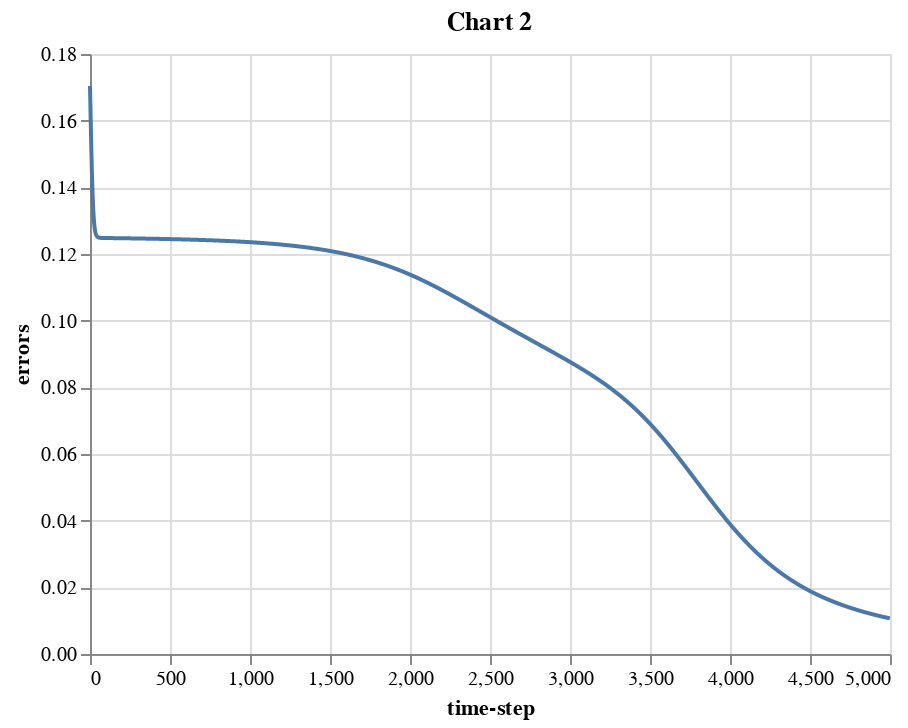

This figure's notebook cell:
### Code cell
'''
CODE IMPLEMENTATION

We will implement a multilayer-perceptron with one hidden layer by translating
all our equations into code. One important thing to consider is that we won’t
implement all the loops that the summation notation implies. Loops are known
for being highly inefficient computationally, so we want to avoid them.
Fortunately, we can use matrix operations to achieve the exact same result.
This means that all the computations will be “vectorized”. If you are not
familiar with vectorization you just need to know that instead of looping over
each row in our training dataset we compute the outcome for each row all at
once using linear algebra operations. This makes computation in neural networks
highly efficient compared to using loops. To do this, I’ll only use NumPy which
is the most popular library for matrix operations and linear algebra in Python.
Remember that we need to computer the following operations in order:

-linear function aggregation z
-sigmoid function activation a
-cost function (error) calculation E
-derivative of the error w.r.t. the weights w and bias b in the (L) layer
-derivative of the error w.r.t. the weights w and bias b in the (L−1) layer
-weight and bias update for the (L) layer
-weight and bias update for the (L−1) layer

Those operations over the entire dataset comprise a single “iteration” or “epoch”.
Generally, we need to perform multiple repetitions of that sequence to train the
weights. That loop can’t be avoided unfortunately and will be part of the “fit”
function.
'''

#Inicialize os parâmetros de treinamento:
import numpy as np
def init_parameters(n_features, n_neurons, n_output):
    """generate initial parameters sampled from an uniform distribution
    
    Args:
        n_features (int): number of feature vectors 
        n_neurons (int): number of neurons in hidden layer
        n_output (int): number of output neurons
    
    Returns:
        parameters dictionary:
            W1: weight matrix, shape = [n_features, n_neurons]
            b1: bias vector, shape = [1, n_neurons]
            W2: weight matrix, shape = [n_neurons, n_output]
            b2: bias vector, shape = [1, n_output]
    """
    
    np.random.seed(100) # para reprodutibilidade
    W1 = np.random.uniform(size=(n_features,n_neurons))
    b1 = np.random.uniform(size=(1,n_neurons))
    W2 = np.random.uniform(size=(n_neurons,n_output))
    b2 = np.random.uniform(size=(1,n_output))
    
    parameters = {"W1": W1,
                  "b1": b1,
                  "W2": W2,
                  "b2": b2}
    
    return parameters
    
'''
Backpropagation is very sensitive to the initialization of parameters. For
instance, in the process of writing this tutorial I learned that this particular
network has a hard time finding a solution if I sample the weights from a normal
distribution with mean = 0 and standard deviation = 0.01, but it does much better
sampling from a uniform distribution. In any case, it is common practice to
initialize the values for the weights and biases to some small values.
'''


# Compute z: linear function
def linear_function(W, X, b):
    """computes net input as dot product
    
    Args:
        W (ndarray): weight matrix
        X (ndarray): matrix of features
        b (ndarray): vector of biases
        
    Returns:
        Z (ndarray): weighted sum of features
    """
    
    return (X @ W)+b

# Compute a: sigmoid activation function
def sigmoid_function(Z):
    """computes sigmoid activation element wise
    
    Args:
        Z (ndarray): weighted sum of features
    
    Returns: 
        S (ndarray): neuron activation
    """
    
    return 1/(1+np.exp(-Z)) 

#Compute cost (error) function E
def cost_function(A, y):
    """computes squared error
    
    Args:
        A (ndarray): neuron activation
        y (ndarray): vector of expected values
    
    Returns:
        E (float): total squared error"""
    
    return (np.mean(np.power(A - y,2)))/2

# Compute predictions y^ with learned parameters
def predict(X, W1, W2, b1, b2):
    """computes predictions with learned parameters
    
    Args:
        X (ndarray): matrix of features
        W1 (ndarray): weight matrix for the first layer
        W2 (ndarray): weight matrix for the second layer
        b1 (ndarray): bias vector for the first layer
        b2 (ndarray): bias vector for the second layer
        
    Returns:
        d (ndarray): vector of predicted values
    """
    
    Z1 = linear_function(W1, X, b1)
    S1 = sigmoid_function(Z1)
    Z2 = linear_function(W2, S1, b2)
    S2 = sigmoid_function(Z2)
    return np.where(S2 >= 0.5, 1, 0)

'''
Since I plan to solve a binary classification problem, we define a threshold
function that takes the output of the last sigmoid activation function and
returns a 0 or a 1 for each class.
'''

'''
Here is where we put everything together to train the network. The first part of
the function initializes the parameters by calling the init_parameters function.
The loop (for _ in range(iterations)) in the second part of the function is where
all the action happens:

-the Forward-propagation section chains the linear and sigmoid functions to
compute the network output.
-the Error computation section computes the cost function value after each
iteration.
-the Backpropagation section does two things:
  -computes the gradients for the weights and biases in the (L) and (L−1) layers
  -update the weights and biases in the (L) and (L−1) layers
-the fit function returns a list of the errors after each iteration and an
updated dictionary with the learned weights and biases.
'''

# Backpropagation and training loop
def fit(X, y, n_features=2, n_neurons=3, n_output=1, iterations=10, eta=0.001):
    """Multi-layer perceptron trained with backpropagation
    
    Args:
        X (ndarray): matrix of features
        y (ndarray): vector of expected values
        n_features (int): number of feature vectors 
        n_neurons (int): number of neurons in hidden layer
        n_output (int): number of output neurons
        iterations (int): number of iterations over the training set
        eta (float): learning rate
        
    Returns: 
        errors (list): list of errors over iterations
        param (dic): dictionary of learned parameters
    """
    
    ## ~~ Initialize parameters ~~##
    param = init_parameters(n_features=n_features, 
                            n_neurons=n_neurons, 
                            n_output=n_output)

    ## ~~ storage errors after each iteration ~~##
    errors = []
    
    for _ in range(iterations):
        
        ##~~ Forward-propagation ~~##
        
        Z1 = linear_function(param['W1'], X, param['b1'])
        S1 = sigmoid_function(Z1)
        Z2 = linear_function(param['W2'], S1, param['b2'])
        S2 = sigmoid_function(Z2)
        
        ##~~ Error computation ~~##
        error = cost_function(S2, y)
        errors.append(error)
        
        ##~~ Backpropagation ~~##
        
        # update output weights
        delta2 = (S2 - y)* S2*(1-S2)
        W2_gradients = S1.T @ delta2
        param["W2"] = param["W2"] - W2_gradients * eta

        # update output bias
        param["b2"] = param["b2"] - np.sum(delta2, axis=0, keepdims=True) * eta

        # update hidden weights
        delta1 = (delta2 @ param["W2"].T )* S1*(1-S1)
        W1_gradients = X.T @ delta1 
        param["W1"] = param["W1"] - W1_gradients * eta

        # update hidden bias
        param["b1"] = param["b1"] - np.sum(delta1, axis=0, keepdims=True) * eta
        
    return errors, param


'''
Application: solving the XOR problem
If you have read this and the previous blogpost in this series, you should know
by now that one of the problems that brought about the “demise” of the interest
in neural network models was the infamous XOR (exclusive or) problem. This was
just one example of a large class of problems that can’t be solved with linear
models as the perceptron and ADALINE. As an act of redemption for neural networks
from this criticism, we will solve the XOR problem using our implementation of
the multilayer-perceptron.

Generate features and target
The first is to generate the targets and features for the XOR problem. Table 1
shows the matrix of values we need to generate, where x1 and x2 are the features
and y the expected output.

Table: Truth Table For XOR Function

x1	x2	y
0 	0	  0
0	  1	  1
1	  0	  1
1	  1	  0
'''

# expected values
y = np.array([[0, 1, 1, 0]]).T

# features
X = np.array([[0, 0, 1, 1],
              [0, 1, 0, 1]]).T
              
'''
Multilayer perceptron training
We will train the network by running 5,000 iterations with a learning rate of η=0.1.
'''
errors, param = fit(X, y, iterations=5000, eta=0.1)
# Multilayer perceptron predictions and error
y_pred = predict(X, param["W1"], param["W2"], param["b1"], param["b2"])
num_correct_predictions = (y_pred == y).sum()
accuracy = (num_correct_predictions / y.shape[0]) * 100
print('Multi-layer perceptron accuracy: %.2f%%' % accuracy)
# Multi-layer perceptron accuracy: 100.00%

import altair as alt
import pandas as pd
alt.data_transformers.disable_max_rows()
df = pd.DataFrame({"errors":errors, "time-step": np.arange(0, len(errors))})
alt.Chart(df).mark_line().encode(x="time-step", y="errors").properties(title='Chart 2')

### Figure 1 — Vega-Lite specification as saved in the notebook (floating-point values rounded to 4 significant figures; data arrays with more than 128 entries replaced by an {"elided": "..."} marker saying what was removed)
{"config": {"view": {"continuousWidth": 400, "continuousHeight": 300}}, "data": {"name": "data-bf9f27abf3b922139836e40e6f41caa1"}, "mark": "line", "encoding": {"x": {"field": "time-step", "type": "quantitative"}, "y": {"field": "errors", "type": "quantitative"}}, "title": "Chart 2", "$schema": "https://vega.github.io/schema/vega-lite/v4.17.0.json", "datasets": {"data-bf9f27abf3b922139836e40e6f41caa1": {"elided": "5000 records"}}}
